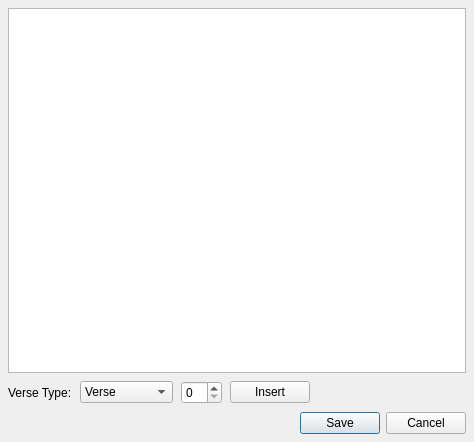
<?xml version="1.0" encoding="UTF-8"?>
<ui version="4.0">
 <class>EditVerseDialog</class>
 <widget class="QDialog" name="EditVerseDialog">
  <property name="geometry">
   <rect>
    <x>0</x>
    <y>0</y>
    <width>474</width>
    <height>442</height>
   </rect>
  </property>
  <property name="windowTitle">
   <string>Edit Verse</string>
  </property>
  <property name="modal">
   <bool>true</bool>
  </property>
  <layout class="QVBoxLayout" name="EditVerseLayout">
   <property name="spacing">
    <number>8</number>
   </property>
   <property name="margin">
    <number>8</number>
   </property>
   <item>
    <widget class="QTextEdit" name="VerseTextEdit">
     <property name="acceptRichText">
      <bool>false</bool>
     </property>
    </widget>
   </item>
   <item>
    <layout class="QHBoxLayout" name="VerseTypeLayout">
     <property name="spacing">
      <number>8</number>
     </property>
     <item>
      <widget class="QLabel" name="VerseTypeLabel">
       <property name="text">
        <string>Verse Type:</string>
       </property>
      </widget>
     </item>
     <item>
      <widget class="QComboBox" name="VerseTypeComboBox">
       <item>
        <property name="text">
         <string>Verse</string>
        </property>
       </item>
       <item>
        <property name="text">
         <string>Chorus</string>
        </property>
       </item>
       <item>
        <property name="text">
         <string>Bridge</string>
        </property>
       </item>
       <item>
        <property name="text">
         <string>Pre-Chorus</string>
        </property>
       </item>
       <item>
        <property name="text">
         <string>Intro</string>
        </property>
       </item>
       <item>
        <property name="text">
         <string>Ending</string>
        </property>
       </item>
       <item>
        <property name="text">
         <string>Other</string>
        </property>
       </item>
      </widget>
     </item>
     <item>
      <widget class="QSpinBox" name="VerseNumberBox"/>
     </item>
     <item>
      <widget class="QPushButton" name="InsertButton">
       <property name="text">
        <string>Insert</string>
       </property>
       <property name="icon">
        <iconset resource="../images/openlp-2.qrc">
         <normaloff>:/general/general_add.png</normaloff>:/general/general_add.png</iconset>
       </property>
      </widget>
     </item>
     <item>
      <spacer name="VerseTypeSpacer">
       <property name="orientation">
        <enum>Qt::Horizontal</enum>
       </property>
       <property name="sizeHint" stdset="0">
        <size>
         <width>40</width>
         <height>20</height>
        </size>
       </property>
      </spacer>
     </item>
    </layout>
   </item>
   <item>
    <widget class="QDialogButtonBox" name="EditButtonBox">
     <property name="orientation">
      <enum>Qt::Horizontal</enum>
     </property>
     <property name="standardButtons">
      <set>QDialogButtonBox::Cancel|QDialogButtonBox::Save</set>
     </property>
    </widget>
   </item>
  </layout>
 </widget>
 <resources>
  <include location="../images/openlp-2.qrc"/>
 </resources>
 <connections>
  <connection>
   <sender>EditButtonBox</sender>
   <signal>accepted()</signal>
   <receiver>EditVerseDialog</receiver>
   <slot>accept()</slot>
   <hints>
    <hint type="sourcelabel">
     <x>248</x>
     <y>254</y>
    </hint>
    <hint type="destinationlabel">
     <x>157</x>
     <y>274</y>
    </hint>
   </hints>
  </connection>
  <connection>
   <sender>EditButtonBox</sender>
   <signal>rejected()</signal>
   <receiver>EditVerseDialog</receiver>
   <slot>reject()</slot>
   <hints>
    <hint type="sourcelabel">
     <x>316</x>
     <y>260</y>
    </hint>
    <hint type="destinationlabel">
     <x>286</x>
     <y>274</y>
    </hint>
   </hints>
  </connection>
 </connections>
</ui>
